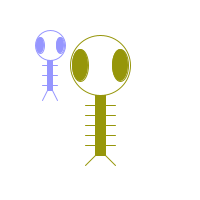
Frame 1 (no input)
Frame 60 (the mouse pressed at the canvas centre just before this capture): identical to frame 1, image omitted
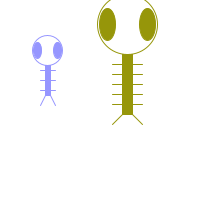
Frame 120 (the mouse held since frame 60 and released just before this capture)

The Processing sketch that drew these frames (run headless with seeded random() and noise(); from frame 60 on, the mouse is pressed at the canvas centre):

// Processing sketch: processing_158096
// ── processing_158096.pde

Zoog zoog;
Zoog zoog2;

void setup() {
	size(200, 200);
	smooth();
	zoog = new Zoog(100,125,60,60,16, 10);
	zoog2 = new Zoog(50,75,30,30,8, 255);
}

void draw() {
	background(255);
	// mouseX position determines speed factor
	float factor = constrain(mouseX/10, 0, 5);
	zoog.jiggle(factor);
	zoog.display();
	zoog2.jiggle(factor);
	zoog2.display();
}

class Zoog {

	// Zoog's variables
	float x,y,w,h,eyeSize,c;

	// Zoog constructor
	Zoog(float tempX,float tempY,float tempW,float tempH,float tempEyeSize, float tempC) {
		x = tempX;
		y = tempY;
		w = tempW;
		h = tempH;
		eyeSize = tempEyeSize;
		c = tempC;

	}

	// Move Zoog
	void jiggle(float speed) {
		//Change the location of Zoog randomly
		x = x + random(-1,1)*speed;
		y = y + random(-1,1)*speed;

		//Constrain Zoog to window
		x = constrain(x,0,width);
		y = constrain(y,0,height);
	}

	//Display Zoog
	void display (){

		//Set ellipses and rects to center mode
		ellipseMode(CENTER);
		rectMode(CENTER);

		//Draw Zoog's arms with a for loop
		for (float i = y - h/3; i < y + h/2; i += 10) {
		stroke(150,150,c);
		line(x-w/4, i, x+w/4, i);
		}

		//Draw Zoog's body
		stroke(150,150,c);
		fill(150,150,c);
		rect(x, y, w/6, h);

		//Draw Zoog's Head
		stroke(150,150,c);
		fill(255);
		ellipse(x, y-h, w, h);

		//Draw Zoog's Eyes
		fill(150,150,c);
		ellipse(x-w/3,y-h, eyeSize, eyeSize*2);
		ellipse(x+w/3,y-h, eyeSize, eyeSize*2);

		//Draw Zoog's legs
		stroke(150,150,c);
		line(x-w/12, y+h/2, x-w/4, y+h/2+10);
		line(x+w/12, y+h/2, x+w/4, y+h/2+10);


	}




}
